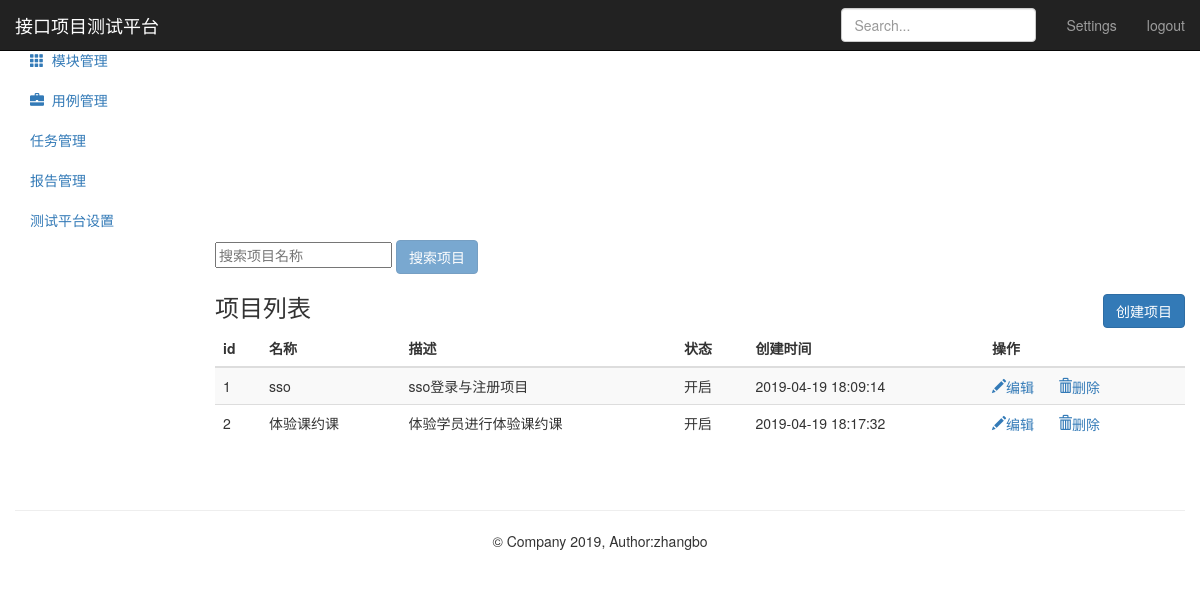
The app's page /project/ (signed in), older data.
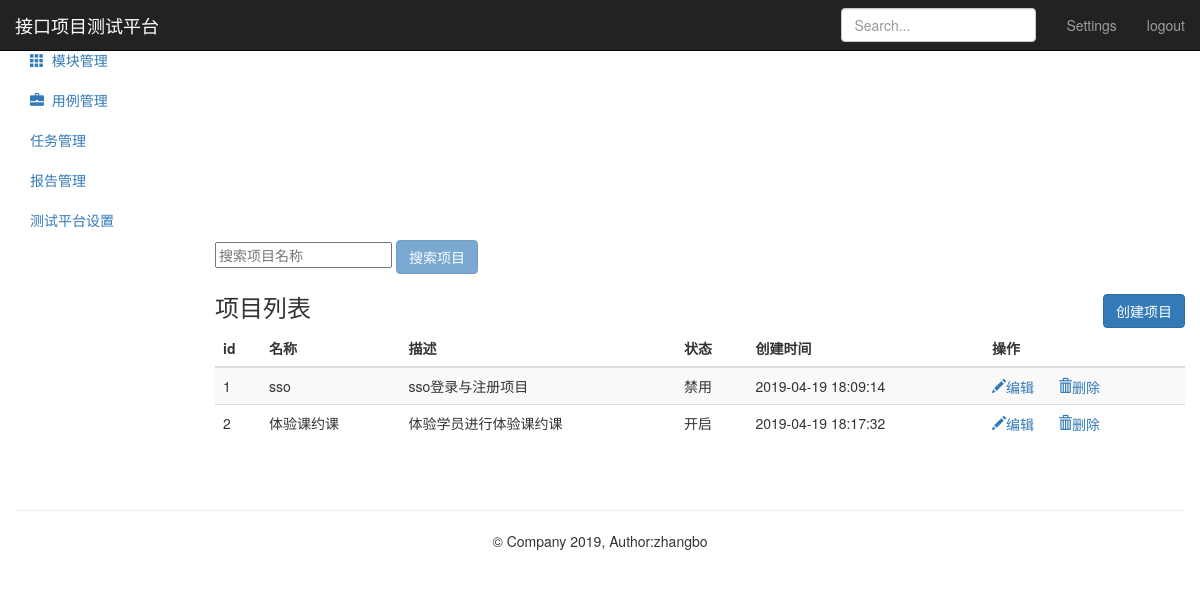
The same page, newer data.
### project_app/models.py (models this page shows, shortened)
class Project(models.Model):
      name = models.CharField("名称",max_length=50,null=False)
      describe = models.TextField("描述",default="",max_length=50)
      status = models.BooleanField("状态",default=1)
      update_time = models.DateTimeField(auto_now=True)
      create_time = models.DateTimeField(auto_now_add=True)

### project_app/views.py (the view)
# urls.py: path('',views.project_manage),
@login_required
def project_manage(request):
    project_all = Project.objects.all()
    return render(request,"project.html",{"projects":project_all,"type":"list"})

### templates/project.html (shortened to what the changed rows need)
{% extends "base.html" %}
{% block base %}
    <div class="container-fluid">
        <div class="row">
            <div class="col-sm-9 col-sm-offset-3 col-md-10 col-md-offset-2 main">
                {% if type == "list" %}
                <div class="table-responsive">
                    <table class="table table-striped">
                        <thead>
                            <tr style="text-align: center">
                                <th>id</th>
                                <th>名称</th>
                                <th>描述</th>
                                <th>状态</th>
                                <th>创建时间</th>
                                <th>操作</th>
                            </tr>
                        </thead>
                        <tbody>
                            {% for project in projects %}
                            <tr>
                                  <td>{{ project.id}}</td>
                                  <td>{{ project.name}}</td>
                                  <td>{{ project.describe}}</td>
                                  <td>
                                      {% if project.status == True %}
                                          <span>开启</span>
                                      {% elif project.status == False %}
                                          <span>禁用</span>
                                      {% endif %}
                                  </td>
                                  <td>{{ project.create_time | date:"Y-m-d H:i:s" }}</td>
                                  <td>
                                      <a href="/project/edit_project/{{ project.id }}/">
                                          <i class="glyphicon glyphicon-pencil">编辑</i>
                                      </a>
                                      <a href="/project/delete_project/{{ project.id }}/" style="margin-left:20px;">
                                          <i class="glyphicon glyphicon-trash">删除</i>
                                      </a>
                                  </td>
                            </tr>
                            {% endfor %}
                        </tbody>
                    </table>
                </div>
                {% endif %}
            </div>
        </div>
    </div>
{% endblock %}

Row changes from the older to the newer data that the page shows:
changed Project "sso": status "开启" → "禁用"
